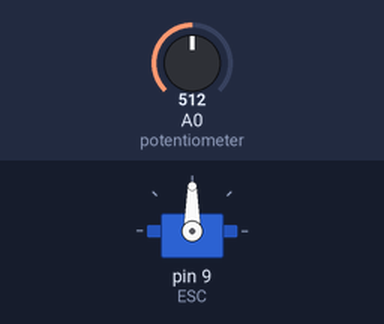
Bench run of a sketch on a simulated Arduino Uno, built with avr-gcc and run on an emulated ATmega328P. On the bench: servo. The test bench sets the inputs (shaded band); at power-on: A0 (potentiometer) = 512. What the sketch prints to the serial monitor is not drawn.

Above: at 1.2 s.
1.3 s: A0 (potentiometer) set to 716
At 1.6 s:
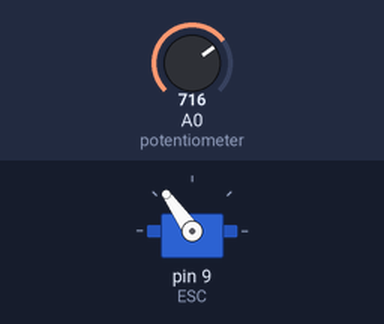
2.8 s: A0 (potentiometer) set to 900
At 3.9 s:
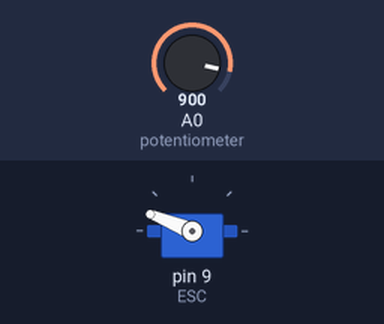
4.3 s: A0 (potentiometer) set to 1023
At 5.1 s:
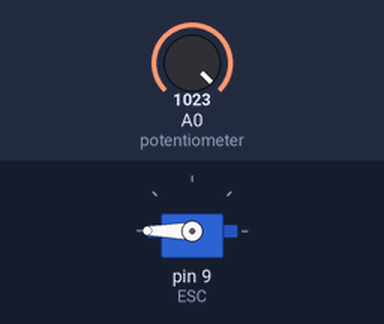
5.8 s: A0 (potentiometer) set to 306
At 6.3 s:
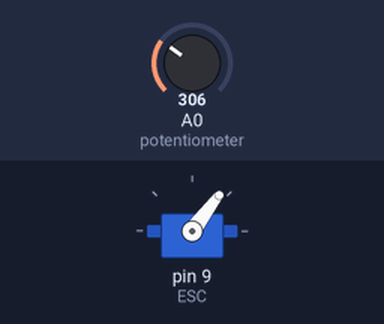
7.3 s: A0 (potentiometer) set to 122
At 8.5 s:
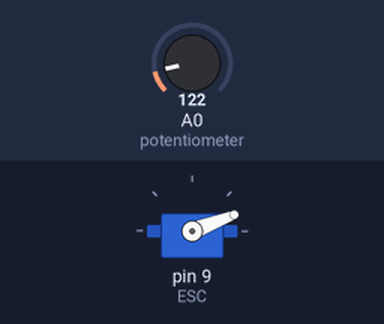
8.8 s: A0 (potentiometer) set to 0
At 9.7 s:
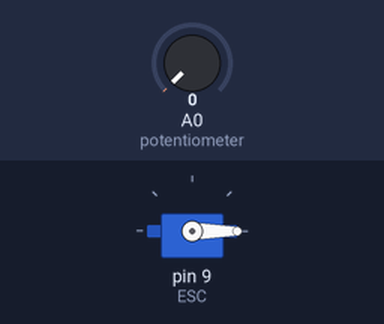
Timing chart, 0 to 11.3 s (numbered marks = the images above; inputs shaded):
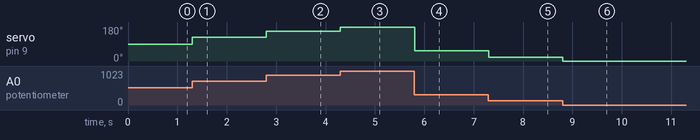

Measured:
- after the input at 1.3 s, servo on pin 9 (ESC): 90° → 125° at once
- after the input at 2.8 s, servo on pin 9 (ESC): 125° → 158° at once
- after the input at 4.3 s, servo on pin 9 (ESC): 158° → 180° at once
- after the input at 5.8 s, servo on pin 9 (ESC): 180° → 53° at once
- after the input at 7.3 s, servo on pin 9 (ESC): 53° → 21° at once
- after the input at 8.8 s, servo on pin 9 (ESC): 21° → 0° at once

The sketch:

motor_control.ino
```cpp
#include <Servo.h>

Servo ESC;     // create servo object to control the ESC
int potValue;  // value from the analog pin

void setup() {
  // Attach the ESC on pin 9
  ESC.attach(9,1000,2000); // (pin, min pulse width, max pulse width in microseconds)
  Serial.begin(9600);
}

void loop() {
  potValue = analogRead(A0);   // reads the value of the potentiometer (value between 0 and 1023)
  potValue = map(potValue, 0, 1023, 0, 180);   // scale it to use it with the servo library (value between 0 and 180)
  ESC.write(potValue);    // Send the signal to the ESC
  Serial.print(potValue);
  Serial.print("\n");

}
```
